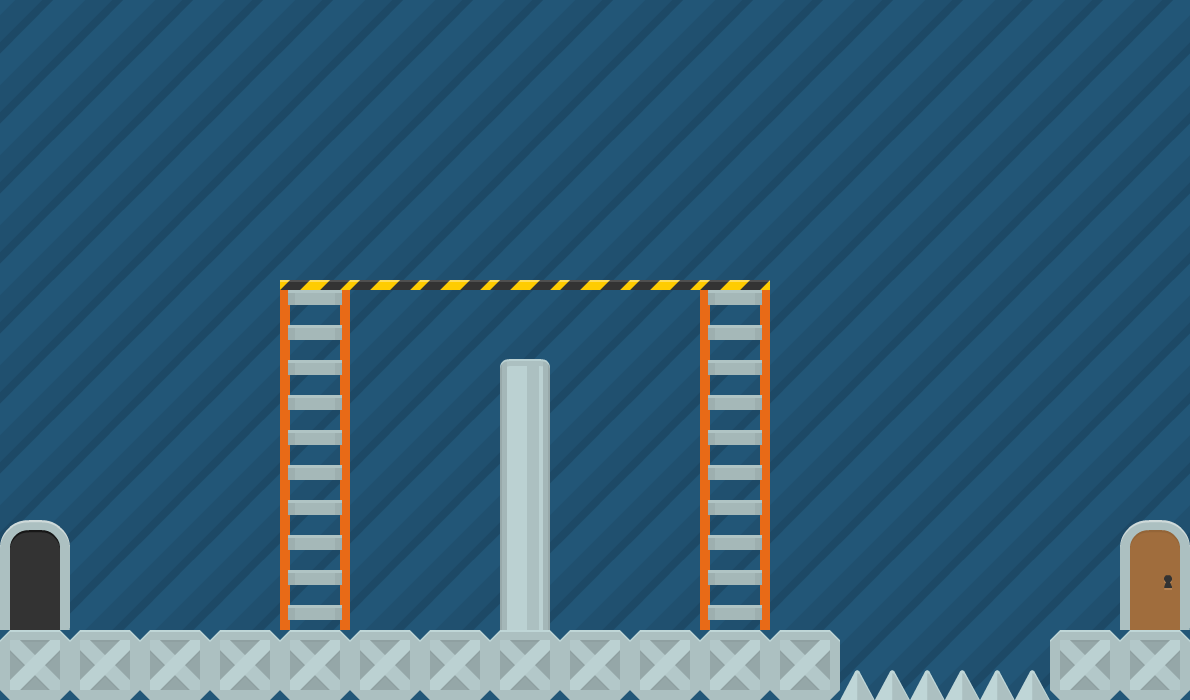

Below is a game level as drawn by its tile map, then a one-line description and the .tmx that defines it (tile-layer data replaced by summaries):
An orthogonal 17x10 tile map with 70x70 px tiles, 3 tile layers (background, obstacles, foreground), 3 tilesets and 13 objects (player, exit).

<map version="1.1" tiledversion="2018.09.12" orientation="orthogonal" renderorder="right-down" width="17" height="10" tilewidth="70" tileheight="70" infinite="0" nextlayerid="11" nextobjectid="43">
 <tileset firstgid="1" source="kenney_complete_base_tiles_spritesheet.tsx" />
 <tileset firstgid="157" source="kenney_platformerPack_industrial_tilesheet.tsx" />
 <tileset firstgid="269" source="kenny request pack sheet.tsx" />
 <layer id="8" name="background" width="17" height="10">
  <data>[170 cells, 170 non-empty, 1 distinct tile ids]</data>
 </layer>
 <layer id="9" name="obstacles" width="17" height="10">
  <data>[170 cells, 31 non-empty, 8 distinct tile ids]</data>
 </layer>
 <layer id="10" name="foreground" width="17" height="10">
  <data>[170 cells, 11 non-empty, 3 distinct tile ids]</data>
 </layer>
 <objectgroup id="3" name="triggers" visible="0">
  <object id="1" name="player" x="0" y="560" width="70" height="70">
   <properties>
    <property name="player" type="bool" value="true" />
   </properties>
  </object>
  <object id="2" name="exit" x="1120" y="560" width="70" height="70">
   <properties>
    <property name="exit" type="bool" value="true" />
   </properties>
  </object>
  <object id="5" x="0" y="630" width="840" height="70">
   <properties>
    <property name="blockers" value="blrt" />
   </properties>
  </object>
  <object id="12" x="840" y="666" width="210" height="34">
   <properties>
    <property name="lava" type="bool" value="true" />
   </properties>
  </object>
  <object id="28" x="0" y="700" width="1190" height="70">
   <properties>
    <property name="blockers" value="blrt" />
   </properties>
  </object>
  <object id="29" x="0" y="-70" width="1190" height="70">
   <properties>
    <property name="blockers" value="blrt" />
   </properties>
  </object>
  <object id="31" x="-70" y="-70" width="70" height="840">
   <properties>
    <property name="blockers" value="blrt" />
   </properties>
  </object>
  <object id="34" x="1190" y="-70" width="70" height="840">
   <properties>
    <property name="blockers" value="blrt" />
   </properties>
  </object>
  <object id="36" x="1050" y="630" width="140" height="70">
   <properties>
    <property name="blockers" value="blrt" />
   </properties>
  </object>
  <object id="37" x="280" y="274" width="70" height="353">
   <properties>
    <property name="ladder" type="bool" value="true" />
   </properties>
  </object>
  <object id="38" x="700" y="275" width="70" height="354">
   <properties>
    <property name="ladder" type="bool" value="true" />
   </properties>
  </object>
  <object id="39" x="490" y="350" width="70" height="280">
   <properties>
    <property name="blockers" value="blrt" />
   </properties>
  </object>
  <object id="40" x="350" y="278" width="349" height="15">
   <properties>
    <property name="blockers" value="t" />
   </properties>
  </object>
 </objectgroup>
</map>
